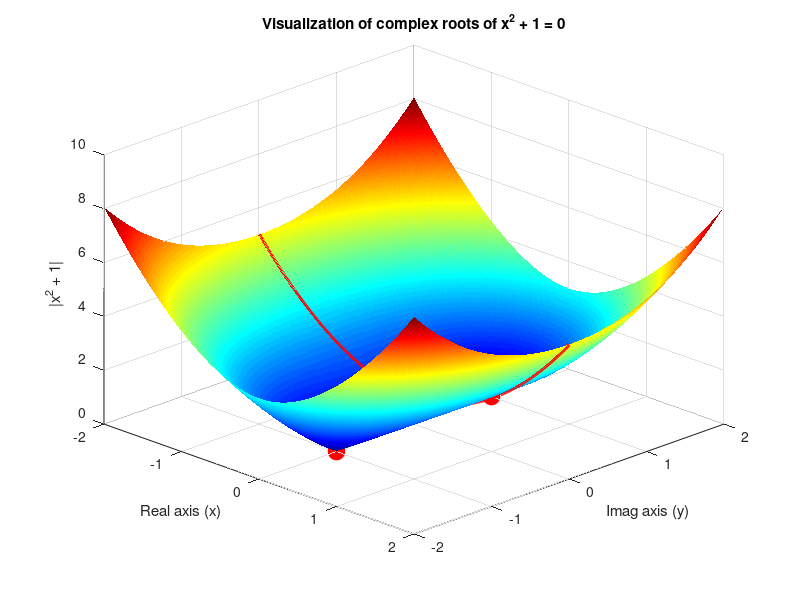

Recreate this plot in MATLAB.
% boundery setting
x = linspace(-2, 2, 300);
y = linspace(-2, 2, 300);
[X, Y] = meshgrid(x, y);
Z = X + 1i * Y;

% 함수 f(z) = z^2 + 1
F = Z.^2 + 1;

Fabs = abs(F);

% 3D ploting
figure('Color', 'white');
surf(X, Y, Fabs, 'EdgeColor', 'none');
colormap(jet);
hold on;

% none - visualize - dot
root1 = 1i;
root2 = -1i;
plot3(0, 1, 0, 'ro', 'MarkerSize', 12, 'MarkerFaceColor', 'r');
plot3(0, -1, 0, 'ro', 'MarkerSize', 12, 'MarkerFaceColor', 'r');

% real num
xx = linspace(-2,2,400);
yy = zeros(size(xx));
FF = abs((xx + 1i*yy).^2 + 1);

plot3(xx, yy, FF, 'r', 'LineWidth', 3);

% axis label
xlabel('Real axis (x)');
ylabel('Imag axis (y)');
zlabel('|x^2 + 1|');

title('Visualization of complex roots of x^2 + 1 = 0');

view(45, 30);
shading interp;
